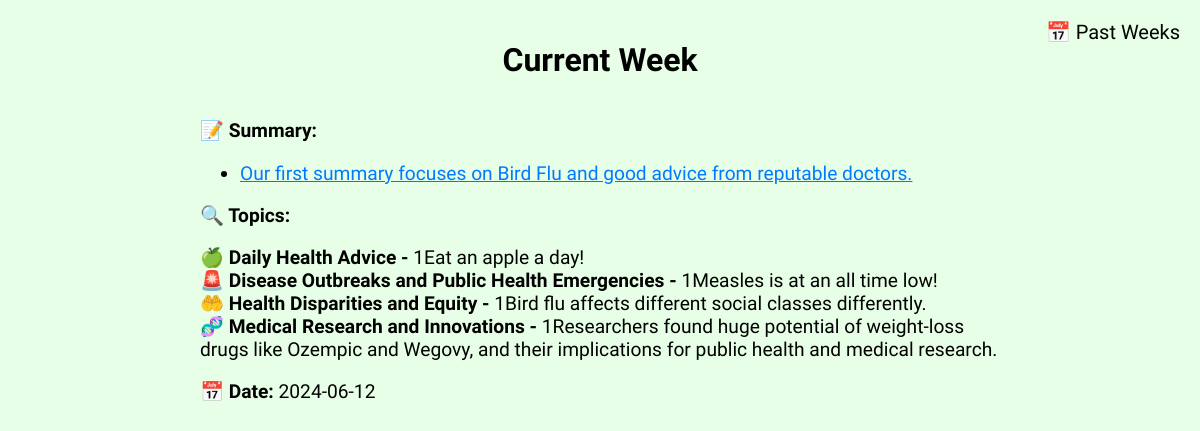
The app's page /, older data.
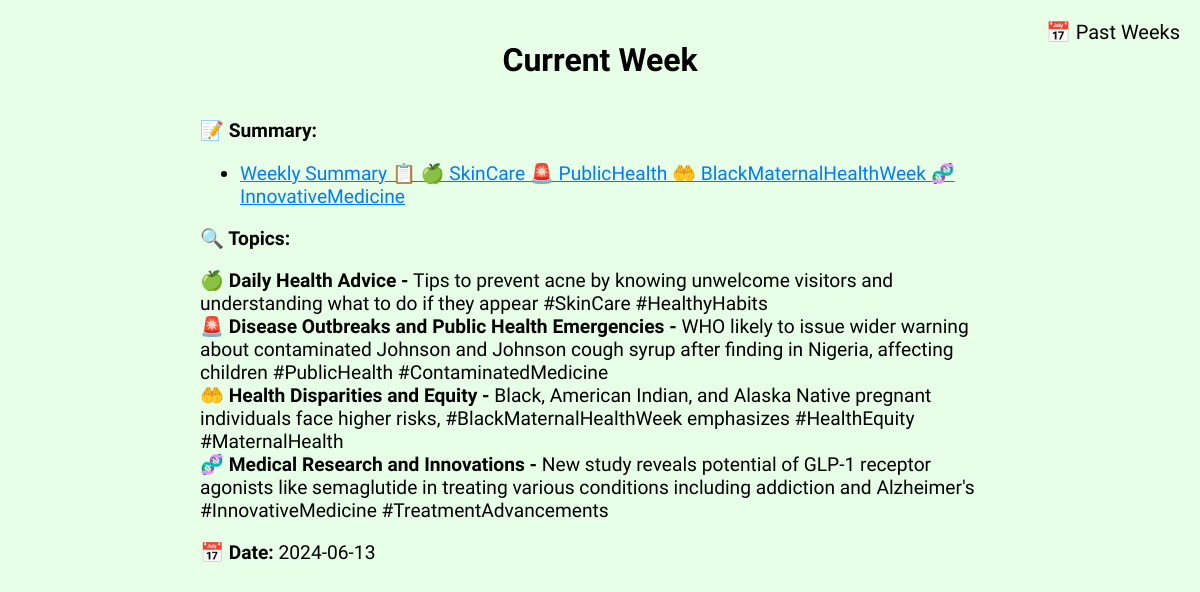
The same page, newer data.
### app.py (models this page shows)
class Tweet(db.Model):
    id = db.Column(db.Integer, primary_key=True)
    summary = db.Column(
        db.String(280), nullable=False
    )  # Assuming a max of 280 characters for tweet summary
    topic1 = db.Column(db.String(280))
    topic2 = db.Column(db.String(280))
    topic3 = db.Column(db.String(280))
    topic4 = db.Column(db.String(280))
    date = db.Column(db.Date, default=date.today)
    link = db.Column(db.String(200))  # Adjust the max length as needed for your URLs
    def __repr__(self):
        return f"<Tweet {self.id}>"

### app.py (the view)
@app.route("/")
def index():
    most_recent_tweet = Tweet.query.order_by(Tweet.date.desc()).first()
    print(most_recent_tweet)
    return render_template("./index.html", most_recent_tweet=most_recent_tweet)

### templates/index.html (shortened to what this page needs)
<!DOCTYPE html>
<html lang="en">
  <head>
  </head>
  <body>
    <div class="container">
      <a href="/past_tweets" class="past-weeks-link">📅 Past Weeks</a>
      <h1>Current Week</h1>
      {% if most_recent_tweet %}
      <div class="tweet-summary">
        <p><strong>📝 Summary:</strong></p>
        <ul>
          <li>
            <a
              class="summary-link"
              href="{{ most_recent_tweet.link }}"
              target="_blank"
              >{{ most_recent_tweet.summary }}</a
            >
          </li>
        </ul>
        <p><strong>🔍 Topics:</strong></p>
        <div class="tweet-details">
          <div class="topic-item">
            <strong>🍏 Daily Health Advice -</strong> {{
            most_recent_tweet.topic1 }}
          </div>
          <div class="topic-item">
            <strong
              >🚨 Disease Outbreaks and Public Health Emergencies -</strong
            >
            {{ most_recent_tweet.topic2 }}
          </div>
          <div class="topic-item">
            <strong>🤲 Health Disparities and Equity -</strong> {{
            most_recent_tweet.topic3 }}
          </div>
          <div class="topic-item">
            <strong>🧬 Medical Research and Innovations -</strong> {{
            most_recent_tweet.topic4 }}
          </div>
        </div>
        <p><strong>📅 Date:</strong> {{ most_recent_tweet.date }}</p>
      </div>
      {% else %}
      <p>No tweets available.</p>
      {% endif %}
    </div>
  </body>
</html>

Row changes from the older to the newer data that the page shows:
no longer on this page (row unchanged): Tweet: summary "Our first summary focuses on Bird Flu and good advice from reputable doctors.", topic1 "1Eat an apple a day!", topic2 "1Measles is at an all time low!", topic3 "1Bird flu affects different social classes differently.", topic4 "1Researchers found huge potential of weight-loss drugs like Ozempic and Wegovy, and their implications for public health and medical research.", date "2024-06-12"
added Tweet: summary "Weekly Summary 📋 🍏 SkinCare 🚨 PublicHealth 🤲 BlackMaternalHealthWeek 🧬 InnovativeMedicine", topic1 "Tips to prevent acne by knowing unwelcome visitors and understanding what to do if they appear #SkinCare #HealthyHabits", topic2 "WHO likely to issue wider warning about contaminated Johnson and Johnson cough syrup after finding in Nigeria, affecting children #PublicHealth #ContaminatedMedicine", topic3 "Black, American Indian, and Alaska Native pregnant individuals face higher risks, #BlackMaternalHealthWeek emphasizes #HealthEquity #MaternalHealth", topic4 "New study reveals potential of GLP-1 receptor agonists like semaglutide in treating various conditions including addiction and Alzheimer's #InnovativeMedicine #TreatmentAdvancements", date "2024-06-13"
